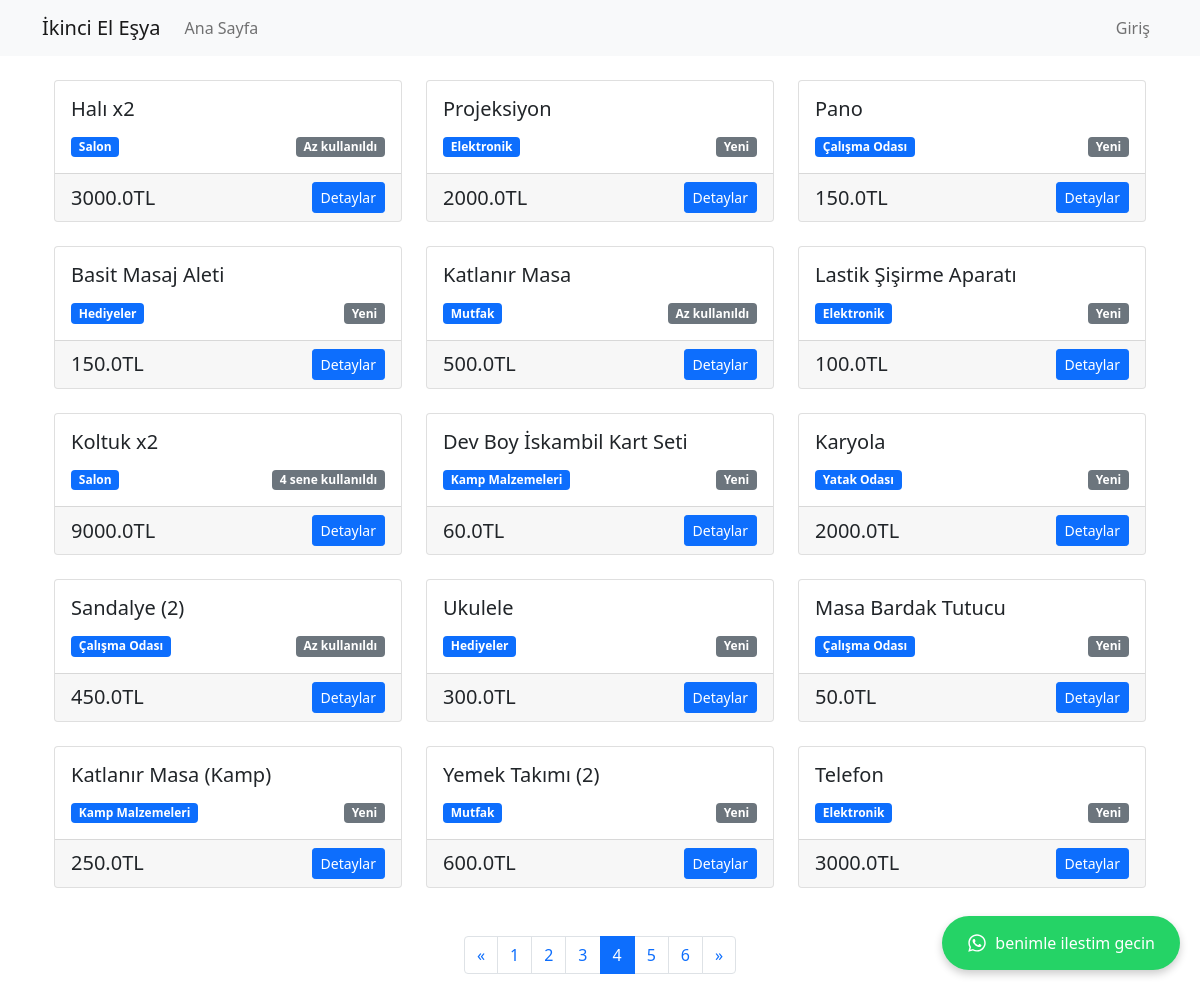
/?page=4, run on the app's committed database.
### models.py (models this page shows)
class Item(Base):
    __tablename__ = "items"
    id = Column(Integer, primary_key=True, index=True)
    title = Column(String, index=True)
    description = Column(String)
    price = Column(Float)
    condition = Column(String)
    user_id = Column(Integer)
    category_id = Column(Integer, ForeignKey("categories.id"))
    category = relationship("Category", back_populates="items")
    images = relationship("ItemImage", back_populates="item", cascade="all, delete-orphan")

class Category(Base):
    __tablename__ = "categories"
    id = Column(Integer, primary_key=True, index=True)
    name = Column(String, unique=True, index=True)
    description = Column(String, nullable=True)
    items = relationship("Item", back_populates="category")

### main.py (the view)
@app.get("/")
async def home(
    request: Request,
    page: int = Query(1, ge=1),
    db: Session = Depends(get_db)
):
    user = await get_current_user(request)
    per_page = 15
    total_items = db.query(models.Item).count()
    total_pages = (total_items + per_page - 1) // per_page
    items = db.query(models.Item)\
        .order_by(models.Item.id.desc())\
        .offset((page - 1) * per_page)\
        .limit(per_page)\
        .all()
    return templates.TemplateResponse("index.html", {
        "request": request,
        "items": items,
        "user": user,
        "current_page": page,
        "total_pages": total_pages,
        "has_next": page < total_pages,
        "has_prev": page > 1,
        "next_page": page + 1 if page < total_pages else None,
        "prev_page": page - 1 if page > 1 else None
    })

### templates/index.html (shortened to what this page needs)
{% extends "base.html" %}
{% block content %}
<div class="container mt-4">
    <div class="row">
        {% for item in items %}
        <div class="col-md-4 mb-4">
            <div class="card h-100">
                <div class="card-body">
                    <h5 class="card-title">{{ item.title }}</h5>
                    <div class="d-flex justify-content-between align-items-center">
                        <span class="badge bg-primary">{{ item.category.name }}</span>
                        <span class="badge bg-secondary">{{ item.condition }}</span>
                    </div>
                </div>
                <div class="card-footer">
                    <div class="d-flex justify-content-between align-items-center">
                        <h5 class="mb-0">{{ item.price }}TL</h5>
                        <a href="/item/{{ item.id }}" class="btn btn-primary btn-sm">Detaylar</a>
                    </div>
                </div>
            </div>
        </div>
        {% endfor %}
    </div>
    {% if total_pages > 1 %}
    <nav aria-label="Page navigation" class="mt-4">
        <ul class="pagination justify-content-center">
            {% if has_prev %}
            <li class="page-item">
                <a class="page-link" href="/?page={{ prev_page }}" aria-label="Previous">
                    <span aria-hidden="true">&laquo;</span>
                </a>
            </li>
            {% endif %}
            {% for p in range(1, total_pages + 1) %}
            <li class="page-item {% if p == current_page %}active{% endif %}">
                <a class="page-link" href="/?page={{ p }}">{{ p }}</a>
            </li>
            {% endfor %}
            {% if has_next %}
            <li class="page-item">
                <a class="page-link" href="/?page={{ next_page }}" aria-label="Next">
                    <span aria-hidden="true">&raquo;</span>
                </a>
            </li>
            {% endif %}
        </ul>
    </nav>
    {% endif %}
</div>
{% endblock %}

### data on the page
Item: title "Halı x2", category.name "Salon", condition "Az kullanıldı", price "3000.0"
Item: title "Projeksiyon", category.name "Elektronik", condition "Yeni", price "2000.0"
Item: title "Pano", category.name "Çalışma Odası", condition "Yeni", price "150.0"
Item: title "Basit Masaj Aleti", category.name "Hediyeler", condition "Yeni", price "150.0"
Item: title "Katlanır Masa", category.name "Mutfak", condition "Az kullanıldı", price "500.0"
Item: title "Lastik Şişirme Aparatı", category.name "Elektronik", condition "Yeni", price "100.0"
Item: title "Koltuk x2", category.name "Salon", condition "4 sene kullanıldı", price "9000.0"
Item: title "Dev Boy İskambil Kart Seti", category.name "Kamp Malzemeleri", condition "Yeni", price "60.0"
Item: title "Karyola", category.name "Yatak Odası", condition "Yeni", price "2000.0"
Item: title "Sandalye (2)", category.name "Çalışma Odası", condition "Az kullanıldı", price "450.0"
Item: title "Ukulele", category.name "Hediyeler", condition "Yeni", price "300.0"
Item: title "Masa Bardak Tutucu", category.name "Çalışma Odası", condition "Yeni", price "50.0"
Item: title "Katlanır Masa (Kamp)", category.name "Kamp Malzemeleri", condition "Yeni", price "250.0"
Item: title "Yemek Takımı (2)", category.name "Mutfak", condition "Yeni", price "600.0"
Item: title "Telefon", category.name "Elektronik", condition "Yeni", price "3000.0"

### other printed values
{{ p }} "1" "2" "3" "4" "5" "6"
